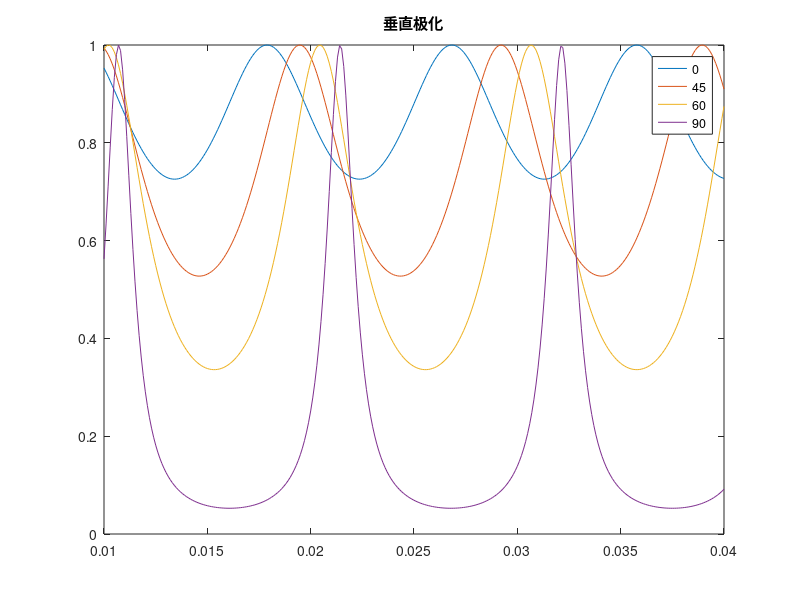

Recreate this plot in MATLAB.

clear 
close all
% 考虑适合不同极化的厚度
%--------------------------------%
%   Data: 2018 11 29
%--------------------------------%
for phi_i=[0 45 60 80]

c=3e8;
f=9.375e9;
lambda=c/f;
epsr1=3.2;

% phi_i=45;
d=0.01:0.0001:0.04;
% d=lambda./(2*sqrt(epsr1-sind(theta).^2))*1000*4;
% plot(theta,d)

%%  3-47 3-48
%   选择极化， 1为平行极化，2为垂直极化
polar_flag=2;

if polar_flag==1
    
    %   平行极化p
    r_01=(sqrt(epsr1)*cosd(phi_i)-sqrt(epsr1-sind(phi_i).*sind(phi_i))) ./ ...
        (sqrt(epsr1)*cosd(phi_i)+sqrt(epsr1-sind(phi_i).*sind(phi_i)));
    
    y0=1./cosd(phi_i);
    y1=epsr1./sqrt(epsr1-sind(phi_i).*sind(phi_i));

    title('平行极化')
    set(gcf,'Position',[680 427 838 551], 'color','w')
elseif  polar_flag==2
    
    % %   垂直极化s
    r_01=(cosd(phi_i)-sqrt(epsr1-sind(phi_i).*sind(phi_i))) ./...
           (cosd(phi_i)+sqrt(epsr1-sind(phi_i).*sind(phi_i)));
    y0=cosd(phi_i);
    y1=sqrt(epsr1-sind(phi_i).*sind(phi_i));
    title('垂直极化')
    set(gcf,'Position',[680 427 838 551], 'color','w')

end
% 3-46

beta1=2*pi*d/lambda*sqrt(epsr1-sind(phi_i).*sind(phi_i));%rad

T=(1-r_01.^2)./(cos(beta1)+1i*sin(beta1)-r_01.^2.*(cos(beta1)-1i*sin(beta1)));

% % 3-50
% beta1=2*pi*d/lambda*sqrt(epsr1-sind(phi_i).*sind(phi_i));%rad
% T=2.*y0.*y1./(2.*y0.*y1.*cos(beta1)+1i*(y1.^2+y0.^2).*sin(beta1)  );


plot(d,abs(T).^2) 
hold on
axis([min(d) max(d) 0 1])
legend('0','45','60','90')
end
